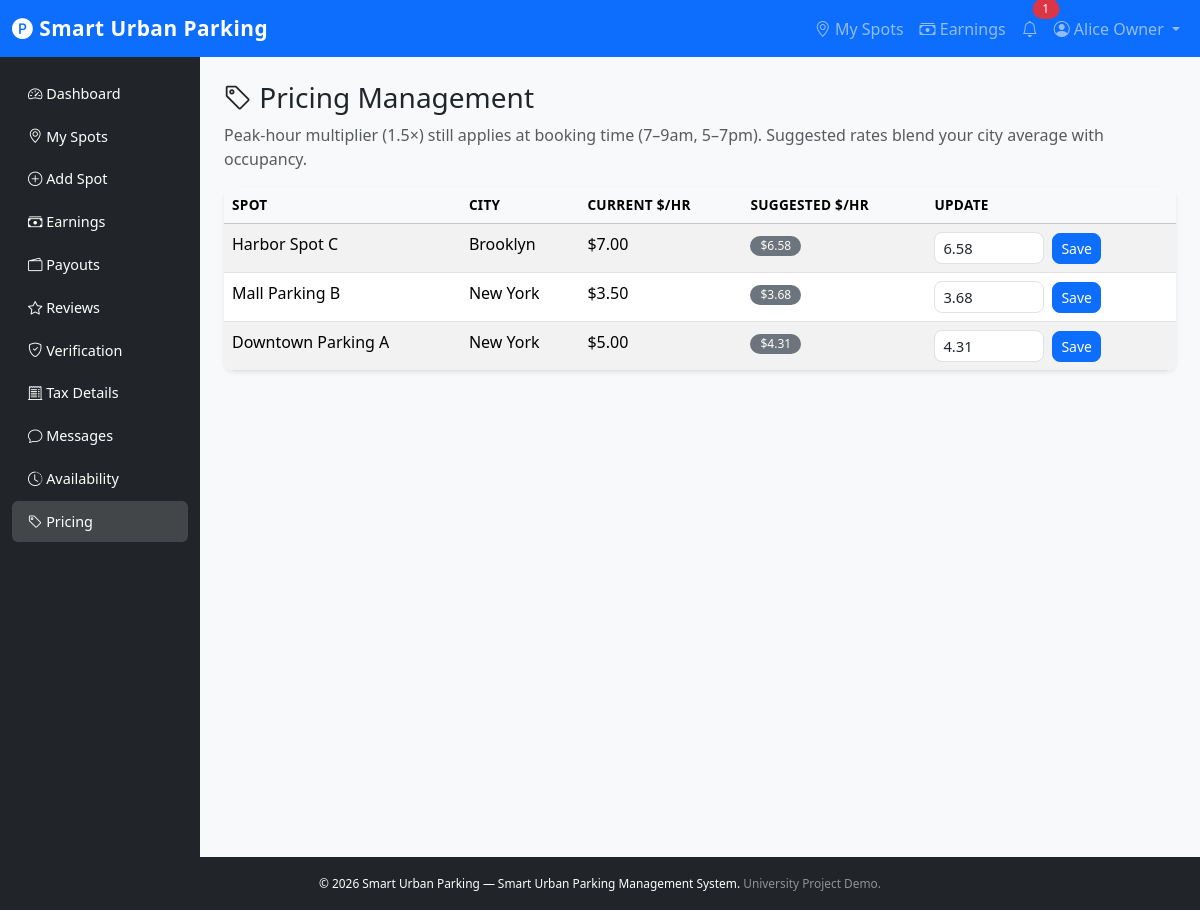
Screenshot of /src/public/index.php?page=owner-pricing (signed in) with the database file from the repository.
### tables this page shows
CREATE TABLE parking_spots (
    id INT UNSIGNED AUTO_INCREMENT PRIMARY KEY,
    owner_id INT UNSIGNED NOT NULL,
    name VARCHAR(100) NOT NULL,
    address VARCHAR(255) NOT NULL,
    city VARCHAR(100) NOT NULL,
    latitude DECIMAL(10,7) DEFAULT NULL,
    longitude DECIMAL(10,7) DEFAULT NULL,
    type ENUM('public','private','reserved') NOT NULL DEFAULT 'public',
    price_per_hour DECIMAL(8,2) NOT NULL DEFAULT 0.00,
    total_slots INT UNSIGNED NOT NULL DEFAULT 1,
    available_slots INT UNSIGNED NOT NULL DEFAULT 1,
    ev_support TINYINT(1) NOT NULL DEFAULT 0,
    status ENUM('active','inactive','maintenance','locked','owner-use') NOT NULL DEFAULT 'active',
    description TEXT DEFAULT NULL,
    image VARCHAR(255) DEFAULT NULL,
    max_vehicle_height_m DECIMAL(5,2) DEFAULT NULL COMMENT 'Max vehicle height (meters) the spot accepts',
    max_vehicle_width_m DECIMAL(5,2) DEFAULT NULL COMMENT 'Max vehicle width (meters)',
    difficulty_rating TINYINT UNSIGNED NOT NULL DEFAULT 3 COMMENT '1=easy .. 5=tight access',
    created_at DATETIME NOT NULL DEFAULT CURRENT_TIMESTAMP,
    updated_at DATETIME NOT NULL DEFAULT CURRENT_TIMESTAMP ON UPDATE CURRENT_TIMESTAMP,
    FOREIGN KEY (owner_id) REFERENCES users(id) ON DELETE CASCADE
);

### src/core/View.php (called while the page is built, shortened)
<?php
class View
{
    private string $viewPath;
    public function __construct()
    {
        $this->viewPath = BASE_PATH . '/views';
    }
    public function render(string $template, array $data = []): void
    {
        extract($data, EXTR_SKIP);
        $file = $this->viewPath . '/' . $template . '.php';
        include $file;
    }
}

### src/core/Controller.php (called while the page is built, shortened)
<?php
require_once BASE_PATH . '/core/View.php';
class Controller
{
    protected View    $view;
    public function __construct()
    {
        $this->view    = new View();
    }
    protected function render(string $template, array $data = []): void
    {
        $this->view->render($template, $data);
    }
}

### src/controllers/OwnerController.php (called while the page is built, shortened)
<?php
require_once BASE_PATH . '/core/Controller.php';
require_once BASE_PATH . '/services/PricingService.php';
class OwnerController extends Controller
{
    public function pricing(): void
    {
        $db    = $this->db();
        $spots = $db->prepare(
            "SELECT * FROM parking_spots WHERE owner_id = ? ORDER BY id DESC"
        );
        $spots->execute([current_user_id()]);
        $mySpots = $spots->fetchAll();
        $pricing   = new PricingService();
        $avgStmt   = $db->prepare(
            "SELECT AVG(price_per_hour) FROM parking_spots WHERE city = ? AND status = 'active'"
        );
        $suggested = [];
        foreach ($mySpots as $row) {
            $avgStmt->execute([$row['city']]);
            $cityAvg = (float) $avgStmt->fetchColumn();
            $suggested[(int)$row['id']] = $pricing->suggestMarketHourly(
                (float) $row['price_per_hour'],
                $cityAvg,
                (int) $row['available_slots'],
                (int) $row['total_slots']
            );
        }
        $this->render('owner/pricing', ['spots' => $mySpots, 'suggested' => $suggested]);
    }
}

### src/core/Router.php (called while the page is built, shortened)
<?php
class Router
{
    private array $routes = [];
    public function add(string $page, string $controller, string $method): void
    {
        $this->routes[$page] = ['controller' => $controller, 'method' => $method];
    }
    public function dispatch(string $page): void
    {
        $route      = $this->routes[$page];
        $methodName = $route['method'];
        $controller = new $ctrlName();
        $controller->{$methodName}();
    }
}

### src/public/index.php (called while the page is built, shortened)
<?php
require_once BASE_PATH . '/core/Router.php';
$router = new Router();
$router->add('home', 'HomeController', 'landing');
$router->add('login',    'AuthController', 'login');
$router->add('register', 'AuthController', 'register');
$router->add('logout',   'AuthController', 'logout');
$router->add('profile',          'UserController', 'profile');
$router->add('edit-profile',     'UserController', 'editProfile');
$router->add('delete-profile',   'UserController', 'deleteProfile');
$router->add('language',         'UserController', 'language');
$router->add('change-password',  'UserController', 'changePassword');
$router->add('driver-dashboard',    'DriverController',      'dashboard');
$router->add('driver-emergency',    'DriverController',      'emergencyReport');
$router->add('browse-spots',        'ParkingSpotController', 'browse');
$router->add('nearby-spots',        'ParkingSpotController', 'nearby');
$router->add('book-spot',           'ReservationController', 'bookSpot');
$router->add('reservations',        'ReservationController', 'reservations');
$router->add('reservation-history', 'ReservationController', 'reservationHistory');
$router->add('cancel-reservation',  'ReservationController', 'cancelReservation');
$router->add('extend-reservation',  'ReservationController', 'extendReservation');
$router->add('check-in-out',        'ReservationController', 'checkInOut');
$router->add('navigate',            'ReservationController', 'navigate');
$router->add('vehicles',            'VehicleController',     'vehicles');
$router->add('add-vehicle',         'VehicleController',     'addVehicle');
$router->add('edit-vehicle',        'VehicleController',     'editVehicle');
$router->add('delete-vehicle',      'VehicleController',     'deleteVehicle');
$router->add('set-default-vehicle', 'VehicleController',     'setDefaultVehicle');
$router->add('fines',               'FineController',        'driverFines');
$router->add('pay-fine',            'FineController',        'payFine');
$router->add('appeal-fine',         'AppealController',      'appealFine');
$router->add('favorites',           'SystemController',      'favorites');
$router->add('toggle-favorite',     'SystemController',      'toggleFavorite');
$router->add('waitlist',            'WaitlistController',    'waitlist');
$router->add('join-waitlist',       'WaitlistController',    'joinWaitlist');
$router->add('leave-waitlist',      'WaitlistController',    'leaveWaitlist');
$router->add('driver-reviews',      'ReviewController',      'driverReviews');
$router->add('add-review',          'ReviewController',      'addReview');
$router->add('driver-messages',     'MessageController',     'driverMessages');
$router->add('send-message',        'MessageController',     'sendMessage');
$router->add('owner-dashboard',    'OwnerController',       'dashboard');
$router->add('owner-spots',        'ParkingSpotController', 'ownerSpots');
$router->add('add-spot',           'ParkingSpotController', 'addSpot');
$router->add('edit-spot',          'ParkingSpotController', 'editSpot');
$router->add('delete-spot',        'ParkingSpotController', 'deleteSpot');
$router->add('owner-earnings',     'OwnerController',       'earnings');
$router->add('owner-payouts',      'OwnerController',       'payouts');
$router->add('owner-verification', 'OwnerController',       'verification');
$router->add('owner-availability', 'OwnerController',       'availability');
$router->add('owner-pricing',      'OwnerController',       'pricing');
$router->add('owner-reviews',      'ReviewController',      'ownerReviews');
$router->add('tax-details',        'OwnerController',       'taxDetails');
$router->add('owner-messages',     'MessageController',     'ownerMessages');
$router->add('admin-dashboard',     'AdminController', 'dashboard');
$router->add('admin-users',         'AdminController', 'users');
$router->add('add-user',            'AdminController', 'addUser');
$router->add('delete-user',         'AdminController', 'deleteUser');
$router->add('update-user-status',  'AdminController', 'updateUserStatus');
$router->add('admin-roles',         'AdminController', 'roles');
$router->add('admin-blacklist',     'AdminController', 'blacklist');
$router->add('owners-verification', 'AdminController', 'ownersVerification');
$router->add('admin-fines',         'FineController',  'adminFines');
$router->add('issue-fine',          'FineController',  'issueFine');
$router->add('waive-fine',          'FineController',  'waiveFine');
$router->add('admin-appeals',       'AppealController','adminAppeals');
$router->add('review-appeal',       'AppealController','reviewAppeal');
$router->add('event-zones',         'AdminController', 'eventZones');
$router->add('emergency-override',  'AdminController', 'emergencyOverride');
$router->add('officer-dispatch',    'AdminController', 'officerDispatch');
$router->add('admin-emergency-reports', 'AdminController', 'emergencyReports');
$router->add('system-health',       'AdminController', 'systemHealth');
$router->add('audit-logs',          'AdminController', 'auditLogs');
$router->add('admin-reports',       'ReportController','adminReports');
$router->add('manage-payouts',      'AdminController', 'managePayouts');
$router->add('occupancy',           'AdminController', 'occupancyDashboard');
$router->add('generate-report', 'ReportController', 'generate');
$router->add('revenue',         'ReportController', 'revenue');
$router->add('heatmap',         'ReportController', 'heatmap');
$router->add('export-pdf',      'ReportController', 'exportPdf');
$router->add('occupancy-report','ReportController', 'occupancy');
$router->add('payment-history', 'PaymentController', 'paymentHistory');
$router->add('make-payment',    'PaymentController', 'makePayment');
$router->add('receipt',         'PaymentController', 'receipt');
$router->add('escrow',          'PaymentController', 'escrow');
$router->add('promo-code',      'PaymentController', 'promoCode');
$router->add('notifications',          'NotificationController', 'list');
$router->add('mark-notification-read', 'NotificationController', 'markRead');
$page = trim($_GET['page'] ?? '');
$router->dispatch($page);

### src/services/PricingService.php (called while the page is built, shortened)
<?php
class PricingService
{
    public function suggestMarketHourly(
        float $currentHourly,
        float $cityAvgHourly,
        int $availableSlots,
        int $totalSlots
    ): float {
        $totalSlots = max(1, $totalSlots);
        $vacancy    = $availableSlots / $totalSlots;
        $anchor     = $cityAvgHourly > 0
            ? ($cityAvgHourly * 0.55 + $currentHourly * 0.45)
            : $currentHourly * 1.05;
        if ($vacancy < 0.15) {
            $anchor *= 1.10;
        } elseif ($vacancy > 0.65) {
            $anchor *= 0.94;
        }
        return round(max(0.5, $anchor), 2);
    }
}

### src/views/owner/pricing.php (the view, shortened to what this page needs)
<?php require_once BASE_PATH . '/views/layouts/header.php'; ?>
<?php require_once BASE_PATH . '/views/layouts/navbar.php'; ?>
<div class="container-fluid">
    <div class="row">
        <?php require_once BASE_PATH . '/views/layouts/sidebar.php'; ?>
        <div class="col-md-10 p-4">
            <h3><i class="bi bi-tag"></i> Pricing Management</h3>
            <p class="text-muted">Peak-hour multiplier (1.5×) still applies at booking time (7–9am, 5–7pm). Suggested rates blend your city average with occupancy.</p>
            <?php if (empty($spots)): ?>
                <div class="alert alert-info">Add a spot first, then set prices here.</div>
            <?php else: ?>
                <div class="table-responsive card shadow-sm">
                    <table class="table table-striped mb-0">
                        <thead class="table-light">
                            <tr>
                                <th>Spot</th>
                                <th>City</th>
                                <th>Current $/hr</th>
                                <th>Suggested $/hr</th>
                                <th>Update</th>
                            </tr>
                        </thead>
                        <tbody>
                            <?php foreach ($spots as $s): ?>
                                <?php $sid = (int)$s['id']; $sug = $suggested[$sid] ?? (float)$s['price_per_hour']; ?>
                                <tr>
                                    <td><?= htmlspecialchars($s['name']) ?></td>
                                    <td><?= htmlspecialchars($s['city']) ?></td>
                                    <td>$<?= number_format((float)$s['price_per_hour'], 2) ?></td>
                                    <td><span class="badge bg-secondary">$<?= number_format($sug, 2) ?></span></td>
                                    <td>
                                        <form method="POST" class="d-flex gap-2 align-items-center">
                                            <input type="number" name="price_per_hour" class="form-control form-control-sm" style="max-width:110px" step="0.01" min="0.5" value="<?= htmlspecialchars((string)$sug) ?>">
                                            <button type="submit" class="btn btn-sm btn-primary">Save</button>
                                        </form>
                                    </td>
                                </tr>
                            <?php endforeach; ?>
                        </tbody>
                    </table>
                </div>
            <?php endif; ?>
        </div>
    </div>
</div>
<?php require_once BASE_PATH . '/views/layouts/footer.php'; ?>

### src/public/assets/css/style.css (style rules this page uses)
body { background-color: #f8f9fa; font-family: 'Segoe UI', Tahoma, Geneva, Verdana, sans-serif; }
.app-shell { min-height: 100vh; display: flex; flex-direction: column; }
.card { border-radius: 10px; border: none; box-shadow: 0 2px 8px rgba(0,0,0,0.08); }
.table th { font-weight: 600; font-size: 0.85rem; text-transform: uppercase; letter-spacing: 0.3px; }
.badge { font-size: 0.75rem; font-weight: 500; padding: 4px 10px; border-radius: 50px; }
.btn { border-radius: 8px; font-weight: 500; }
.form-control, .form-select { border-radius: 8px; border: 1.5px solid #dee2e6; font-size: 0.92rem; }

### rows the page displays
parking_spots: name "Harbor Spot C", city "Brooklyn", price_per_hour "7.00", id "6.58", price_per_hour "6.58"
parking_spots: name "Mall Parking B", city "New York", price_per_hour "3.50", id "3.68", price_per_hour "3.68"
parking_spots: name "Downtown Parking A", city "New York", price_per_hour "5.00", id "4.31", price_per_hour "4.31"

### other values shown
APP_NAME "Smart Urban Parking"
$unread "1"
current_user()['name'] "Alice Owner"
